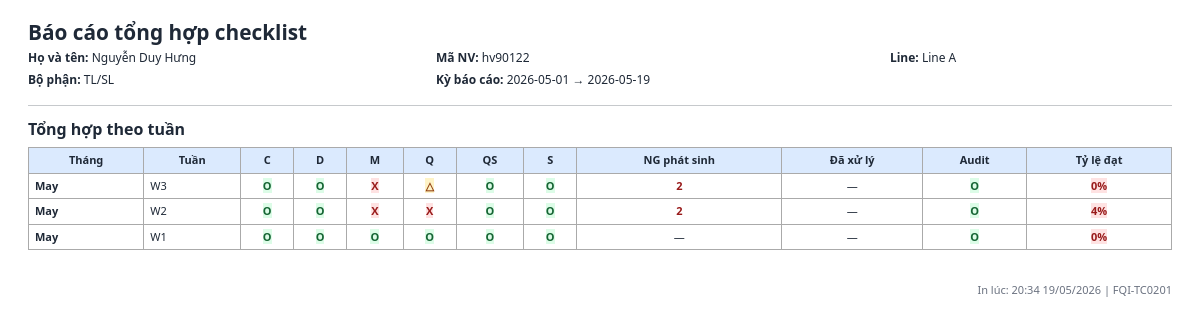
Page /profile/print (signed in) on the committed database.
### models.py (models this page shows, shortened)
class User(db.Model):
    __tablename__ = "users"
    __table_args__ = (
        CheckConstraint(
            "role IN ('admin', 'manager', 'leader', 'staff')",
            name="ck_users_role",
        ),
        CheckConstraint(
            "gender IS NULL OR gender IN ('male', 'female', 'other')",
            name="ck_users_gender",
        ),
    )
    id = db.Column(db.Integer, primary_key=True)
    username = db.Column(db.String(50), unique=True, nullable=False, index=True)
    password_hash = db.Column(db.String(255), nullable=False)
    full_name = db.Column(db.String(120), nullable=False)
    employee_code = db.Column(db.String(30), unique=True, nullable=False, index=True)
    outlook_email = db.Column(db.String(255), nullable=True)
    gender = db.Column(db.String(20), nullable=True)
    department = db.Column(db.String(120), nullable=False)
    line_name = db.Column(db.String(120), nullable=False)
    role = db.Column(db.String(20), nullable=False, default=ROLE_STAFF)
    manager_id = db.Column(db.Integer, db.ForeignKey("users.id"), nullable=True, index=True)
    leader_id = db.Column(db.Integer, db.ForeignKey("users.id"), nullable=True, index=True)
    is_active = db.Column(db.Boolean, nullable=False, default=True)
    created_at = db.Column(db.DateTime, nullable=False, default=datetime.utcnow)
    manager = db.relationship(
        "User",
        remote_side=[id],
        foreign_keys=[manager_id],
        backref="managed_users",
    )
    leader = db.relationship(
        "User",
        remote_side=[id],
        foreign_keys=[leader_id],
        backref="led_users",
    )
    daily_sheets = db.relationship("DailyCheckSheet", back_populates="user")
    daily_results = db.relationship("DailyCheckResult", back_populates="user")
    abnormal_reports = db.relationship("AbnormalReport", back_populates="user")
    owned_confirmations = db.relationship(
        "DailyConfirmation",
        foreign_keys="DailyConfirmation.user_id",
        back_populates="user",
    )
    signed_confirmations = db.relationship(
        "DailyConfirmation",
        foreign_keys="DailyConfirmation.confirmed_by",
        back_populates="signer",
    )
    user_lines = db.relationship(
        "UserLine",
        back_populates="user",
        cascade="all, delete-orphan",
    )
    notifications = db.relationship(
        "Notification",
        back_populates="user",
        cascade="all, delete-orphan",
    )

### routes/auth_routes.py (the view)
@auth_bp.route("/profile/print")
@login_required
def print_profile_report():
    from datetime import date, timedelta
    from models import (
        DailyCheckSheet, ChecklistItem,
        RESULT_OK, RESULT_NG, RESULT_ABNORMAL, db,
        AbnormalReport, ABNORMAL_STATUS_CANCELLED,
    )
    user = get_current_user()
    today = date.today()
    try:
        from datetime import datetime as _dt
        raw_start = request.args.get("date_from", "")
        date_from = _dt.strptime(raw_start, "%Y-%m-%d").date() if raw_start else today.replace(day=1)
    except ValueError:
        date_from = today.replace(day=1)
    try:
        from datetime import datetime as _dt
        raw_end = request.args.get("date_to", "")
        date_to = _dt.strptime(raw_end, "%Y-%m-%d").date() if raw_end else today
    except ValueError:
        date_to = today
    if date_from > date_to:
        date_from, date_to = date_to, date_from
    view = request.args.get("view", "report")
    all_category_types = (
        db.session.query(ChecklistItem.category_type)
        .filter(ChecklistItem.is_active.is_(True))
        .distinct()
        .order_by(ChecklistItem.category_type.asc())
        .all()
    )
    all_category_types = [row[0] for row in all_category_types if row[0]]
    sheets = (
        DailyCheckSheet.query.filter(
            DailyCheckSheet.user_id == user.id,
            DailyCheckSheet.check_date >= date_from,
            DailyCheckSheet.check_date <= date_to,
        )
        .order_by(DailyCheckSheet.check_date.desc())
        .all()
    )
    sheet_by_date = {s.check_date: s for s in sheets}
    report_rows = []
    curr = date_to
    while curr >= date_from:
        s = sheet_by_date.get(curr)
        row = {"date": curr, "sheet": s, "by_category": {}, "total_ok": 0, "total_ng": 0, "total_abn": 0, "total_empty": 0, "ng_count": 0, "fixed_count": 0, "rate": None}
        if s:
            total = len(s.results)
            ok = ng = abn = empty = 0
            cat_results = {}
            for r in s.results:
                cat = r.checklist_item.category_type if r.checklist_item else None
                if cat not in cat_results:
                    cat_results[cat] = []
                cat_results[cat].append(r.result)
                if r.result == RESULT_OK: ok += 1
                elif r.result == RESULT_NG: ng += 1
                elif r.result == RESULT_ABNORMAL: abn += 1
                else: empty += 1
            row.update({"total_ok": ok, "total_ng": ng, "total_abn": abn, "total_empty": empty})
            for cat, rl in cat_results.items():
                if any(r == RESULT_NG for r in rl): row["by_category"][cat] = "x"
                elif any(r == RESULT_ABNORMAL for r in rl): row["by_category"][cat] = "△"
                elif all(r == RESULT_OK for r in rl): row["by_category"][cat] = "o"
                else: row["by_category"][cat] = "-"
            ng_reports = [rpt for rpt in s.abnormal_reports if rpt.status != ABNORMAL_STATUS_CANCELLED]
            row["ng_count"] = len(ng_reports)
            row["fixed_count"] = sum(1 for rpt in ng_reports if rpt.status in {"fixed", "confirmed"})
            if total > 0:
                row["rate"] = round((ok / total) * 100)
        report_rows.append(row)
        curr -= timedelta(days=1)
    weekly_summary = {}
    MONTH_ABBR = {1:"Jan",2:"Feb",3:"Mar",4:"Apr",5:"May",6:"Jun",7:"Jul",8:"Aug",9:"Sep",10:"Oct",11:"Nov",12:"Dec"}
    for row in report_rows:
        if not row["sheet"]: continue
        week_start = row["date"] - timedelta(days=row["date"].weekday())
        week_key = week_start.isoformat()
        if week_key not in weekly_summary:
            week_num = (week_start.day - 1) // 7 + 1
            weekly_summary[week_key] = {
                "week_start": week_start,
                "week_label": f"W{week_num}",
                "month": week_start.month,
                "month_label": MONTH_ABBR.get(week_start.month, str(week_start.month)),
                "by_category": {},
                "ng_count": 0, "fixed_count": 0, "total_ok": 0, "total_all": 0,
            }
        wk = weekly_summary[week_key]
        wk["ng_count"] += row["ng_count"]
        wk["fixed_count"] += row["fixed_count"]
        wk["total_ok"] += row["total_ok"]
        wk["total_all"] += row["total_ok"] + row["total_ng"] + row["total_abn"] + row["total_empty"]
        for cat, val in row["by_category"].items():
            prev = wk["by_category"].get(cat, "o")
            if val == "x" or prev == "x": wk["by_category"][cat] = "x"
            elif val == "△" or prev == "△": wk["by_category"][cat] = "△"
            elif val == "o": wk["by_category"][cat] = "o"
            else: wk["by_category"][cat] = prev
    weekly_rows = sorted(weekly_summary.values(), key=lambda x: x["week_start"], reverse=True)
    for wk in weekly_rows:
        wk["rate"] = round((wk["total_ok"] / wk["total_all"]) * 100) if wk["total_all"] > 0 else None
    return render_template(
        "print_profile_report.html",
        user=user,
        date_from=date_from.isoformat(),
        date_to=date_to.isoformat(),
        view=view,
        report_rows=report_rows,
        weekly_rows=weekly_rows,
        all_category_types=all_category_types,
    )

### routes/auth_routes.py (called while the page is built)
def get_current_user() -> User | None:
    if hasattr(g, "current_user"):
        return g.current_user
    user_id = session.get("user_id")
    g.current_user = User.query.get(user_id) if user_id else None
    return g.current_user

def login_required(view):
    @wraps(view)
    def wrapped_view(*args, **kwargs):
        if not get_current_user():
            flash("Vui lòng đăng nhập để tiếp tục.", "warning")
            return redirect(url_for("auth.login"))
        return view(*args, **kwargs)
    return wrapped_view

@auth_bp.before_app_request
def load_logged_in_user() -> None:
    g.current_user = get_current_user()

### templates/print_profile_report.html (shortened to what this page needs)
<!doctype html>
<html lang="vi">
<head>
  <link rel="stylesheet" href="{{ url_for('static', filename='vendor/bootstrap/css/bootstrap.min.css') }}">
  <link rel="stylesheet" href="{{ url_for('static', filename='css/style.css') }}">
</head>
<body>
<div class="container-fluid" style="padding: 20px 28px;">
  <div class="print-header">
    <h1>Báo cáo tổng hợp checklist</h1>
    <div class="print-meta">
      <span><strong>Họ và tên:</strong> {{ user.full_name }}</span>
      <span><strong>Mã NV:</strong> {{ user.employee_code }}</span>
      <span><strong>Line:</strong> {{ user.line_name }}</span>
      <span><strong>Bộ phận:</strong> {{ user.department }}</span>
      <span><strong>Kỳ báo cáo:</strong> {{ date_from }} → {{ date_to }}</span>
    </div>
  </div>
  <hr style="margin: 10px 0 14px;">
  {% if view == 'daily' %}
  <h2 style="font-size:1rem;font-weight:700;margin-bottom:8px;">Chi tiết theo ngày</h2>
  <table class="rpt-table">
    <thead>
      <tr>
        <th class="col-sticky">Ngày</th>
        <th>Trạng thái</th>
        {% for cat in all_category_types %}
        <th>{{ cat }}</th>
        {% endfor %}
        <th>NG phát sinh</th>
        <th>Đã xử lý</th>
        <th>Tỷ lệ đạt</th>
      </tr>
    </thead>
    <tbody>
      {% for row in report_rows %}
      <tr class="{% if not row.sheet %}row-no-data{% endif %}">
        <td class="col-sticky fw-semibold">{{ row.date.strftime('%d/%m/%Y') }}</td>
        <td>
          {% if row.sheet %}{{ row.sheet.status }}
          {% else %}<span style="color:#9ca3af;">—</span>{% endif %}
        </td>
        {% for cat in all_category_types %}
        <td style="text-align:center;">
          {% if row.sheet %}
            {% set val = row.by_category[cat] if cat in row.by_category else '—' %}
            {% if val == 'o' %}<span class="chip-o">O</span>
            {% elif val == 'x' %}<span class="chip-x">X</span>
            {% elif val == '△' %}<span class="chip-tri">△</span>
            {% else %}—{% endif %}
          {% else %}—{% endif %}
        </td>
        {% endfor %}
        <td style="text-align:center;">
          {% if row.sheet and row.ng_count %}<span style="color:#991b1b;font-weight:700;">{{ row.ng_count }}</span>{% else %}—{% endif %}
        </td>
        <td style="text-align:center;">
          {% if row.sheet and row.fixed_count %}<span style="color:#166534;font-weight:700;">{{ row.fixed_count }}</span>{% else %}—{% endif %}
        </td>
        <td style="text-align:center;">
          {% if row.rate is not none %}
            <span class="{% if row.rate >= 95 %}rate-good{% elif row.rate >= 80 %}rate-warn{% else %}rate-bad{% endif %}">{{ row.rate }}%</span>
          {% else %}—{% endif %}
        </td>
      </tr>
      {% else %}
      <tr><td colspan="{{ all_category_types|length + 5 }}" style="text-align:center;color:#9ca3af;padding:12px;">Không có dữ liệu.</td></tr>
      {% endfor %}
    </tbody>
  </table>
  {% else %}
  <h2 style="font-size:1rem;font-weight:700;margin-bottom:8px;">Tổng hợp theo tuần</h2>
  <table class="rpt-table">
    <thead>
      <tr>
        <th class="col-sticky">Tháng</th>
        <th class="col-sticky">Tuần</th>
        {% for cat in all_category_types %}
        <th>{{ cat }}</th>
        {% endfor %}
        <th>NG phát sinh</th>
        <th>Đã xử lý</th>
        <th>Audit</th>
        <th>Tỷ lệ đạt</th>
      </tr>
    </thead>
    <tbody>
      {% if weekly_rows %}
        {% for wk in weekly_rows %}
        <tr>
          <td class="col-sticky fw-semibold">{{ wk.month_label }}</td>
          <td class="col-sticky">{{ wk.week_label }}</td>
          {% for cat in all_category_types %}
          <td style="text-align:center;">
            {% set val = wk.by_category[cat] if cat in wk.by_category else '—' %}
            {% if val == 'o' %}<span class="chip-o">O</span>
            {% elif val == 'x' %}<span class="chip-x">X</span>
            {% elif val == '△' %}<span class="chip-tri">△</span>
            {% else %}—{% endif %}
          </td>
          {% endfor %}
          <td style="text-align:center;">
            {% if wk.ng_count %}<span style="color:#991b1b;font-weight:700;">{{ wk.ng_count }}</span>{% else %}—{% endif %}
          </td>
          <td style="text-align:center;">
            {% if wk.fixed_count %}<span style="color:#166534;font-weight:700;">{{ wk.fixed_count }}</span>{% else %}—{% endif %}
          </td>
          <td style="text-align:center;">
            {% if wk.by_category | length > 0 %}<span class="chip-o">O</span>{% else %}—{% endif %}
          </td>
          <td style="text-align:center;">
            {% if wk.rate is not none %}
              <span class="{% if wk.rate >= 95 %}rate-good{% elif wk.rate >= 80 %}rate-warn{% else %}rate-bad{% endif %}">{{ wk.rate }}%</span>
            {% else %}—{% endif %}
          </td>
        </tr>
        {% endfor %}
      {% else %}
        <tr><td colspan="{{ all_category_types|length + 6 }}" style="text-align:center;color:#9ca3af;padding:12px;">Không có dữ liệu.</td></tr>
      {% endif %}
    </tbody>
  </table>
  {% endif %}
  <div style="margin-top:32px;font-size:11px;color:#6b7280;text-align:right;">
    In lúc: {{ now().strftime('%H:%M %d/%m/%Y') if now is defined else '' }} | FQI-TC0201
  </div>
</div>
</body>
</html>

### static/css/style.css (style rules this page uses)
body { background: #f4f6f9; color: #1f2937; font-family: "Segoe UI", Tahoma, Geneva, Verdana, sans-serif; }
.chip-o { background: #dcfce7; color: #166534; }
.chip-x { background: #fee2e2; color: #991b1b; }
.chip-tri { background: #fef3c7; color: #92400e; }
.rate-bad { background: #fee2e2; color: #991b1b; }

### templates/print_profile_report.html (style rules this page uses)
body { background: #fff; font-size: 12px; }
.print-header { margin-bottom: 16px; }
.print-header h1 { font-size: 1.3rem; font-weight: 700; margin-bottom: 4px; }
.print-meta { display: grid; grid-template-columns: repeat(3, auto); gap: 4px 24px; font-size: 12px; }
.rpt-table { width: 100%; border-collapse: collapse; font-size: 11px; }
.rpt-table th, .rpt-table td { border: 1px solid #aaa; padding: 4px 6px; vertical-align: middle; }
.rpt-table thead th { background: #dbeafe; font-weight: 700; text-align: center; }
.rpt-table .col-sticky { white-space: nowrap; }
.chip-o { color: #166534; font-weight: 700; }
.chip-x { color: #991b1b; font-weight: 700; }
.chip-tri { color: #92400e; font-weight: 700; }
.rate-bad { color: #991b1b; font-weight: 700; }

### rows in the picture
User: full_name "Nguyễn Duy Hưng", employee_code "hv90122", line_name "Line A", department "TL/SL"

### other values in the picture
{{ date_from }} "2026-05-01"
{{ date_to }} "2026-05-19"
{{ cat }} "C" "D" "M" "Q" "QS" "S"
{{ wk.month_label }} "May" "May" "May"
{{ wk.week_label }} "W3" "W2" "W1"
{{ wk.ng_count }} "2" "2"
{{ wk.rate }} "0" "4" "0"
